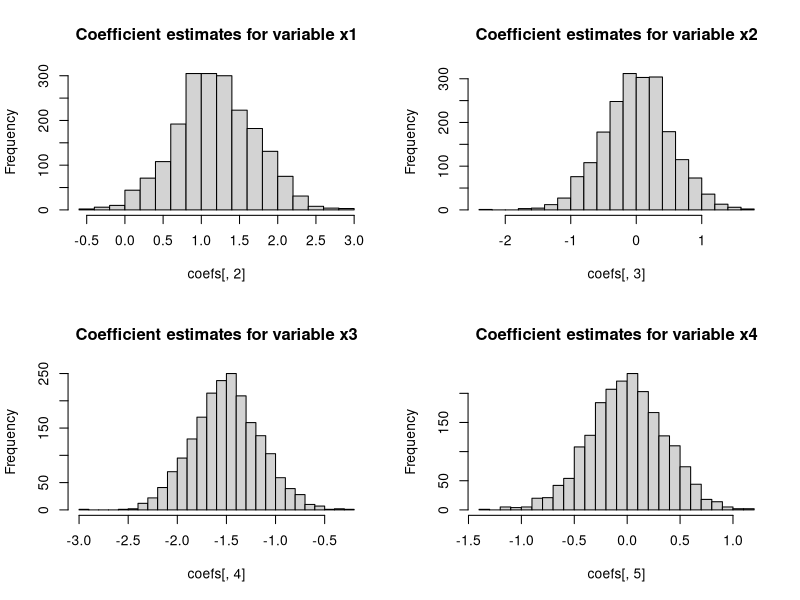
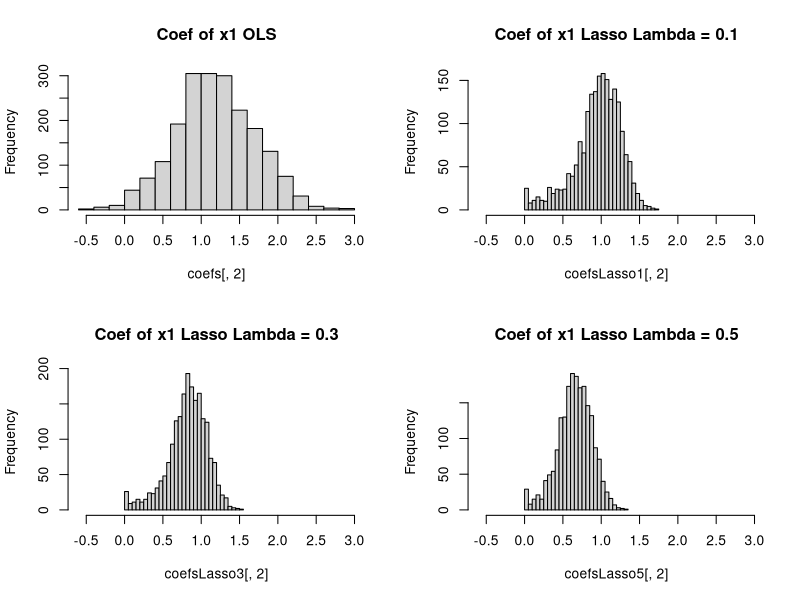
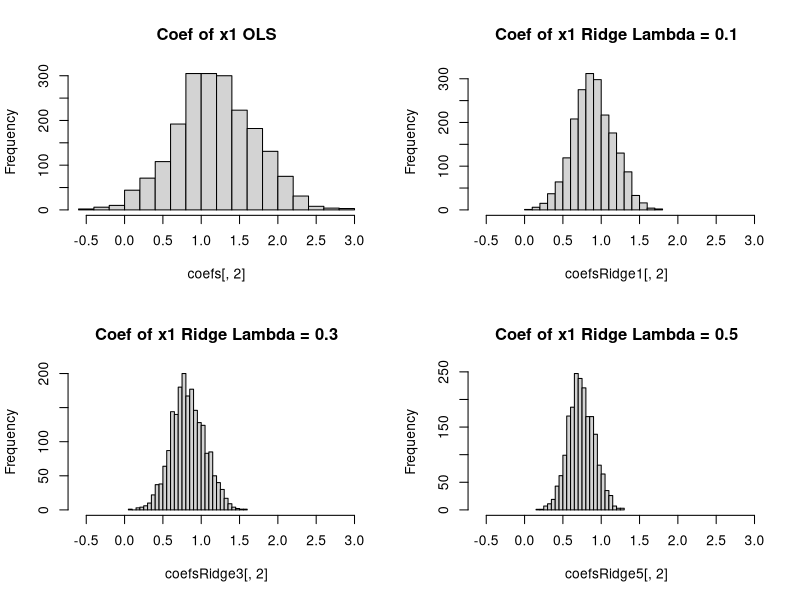
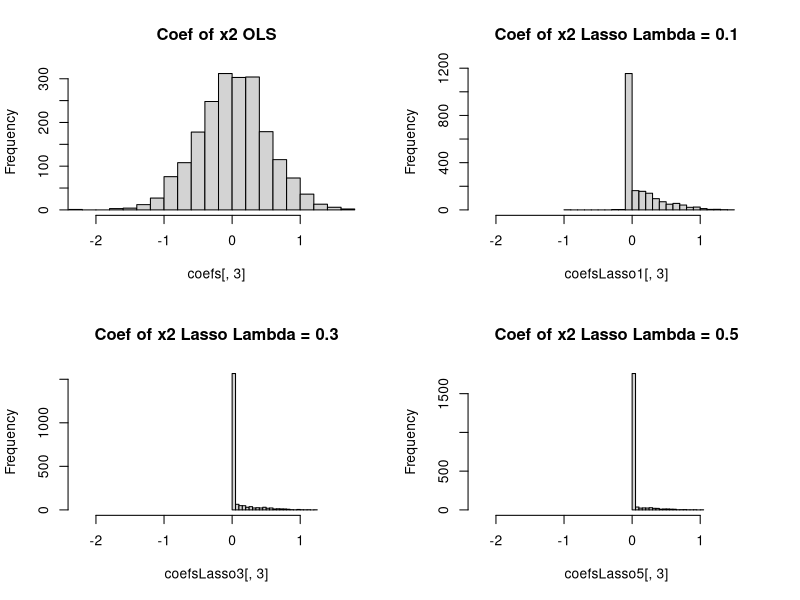
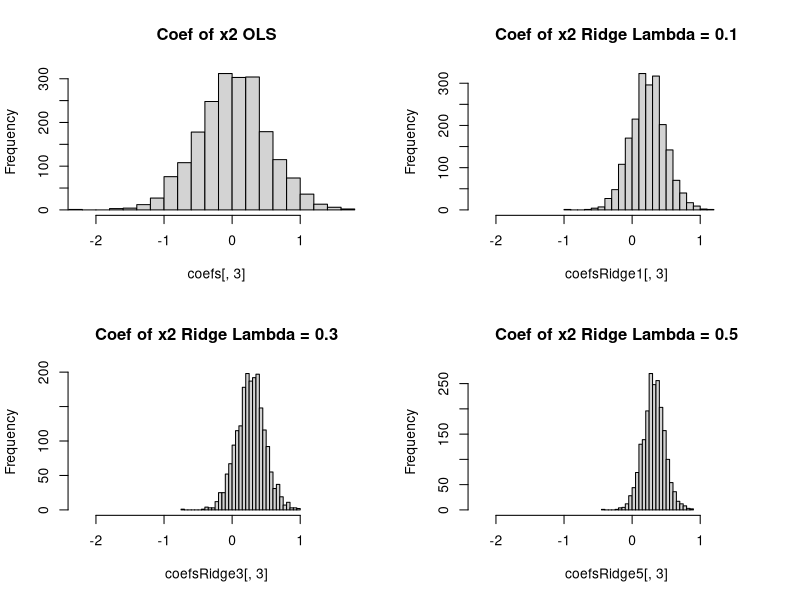
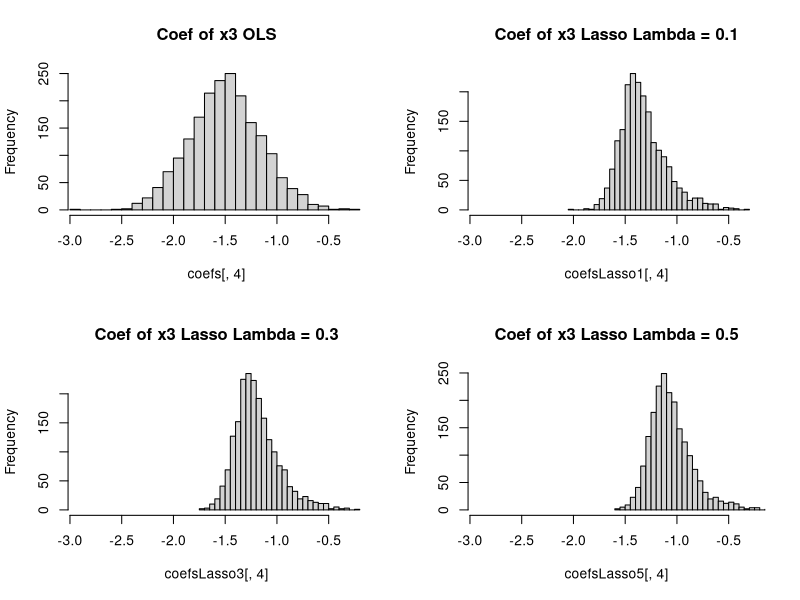
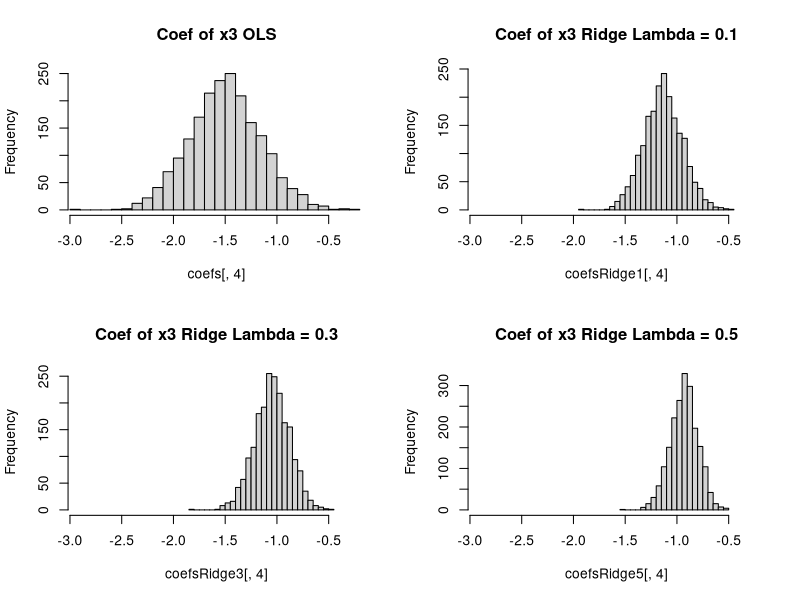
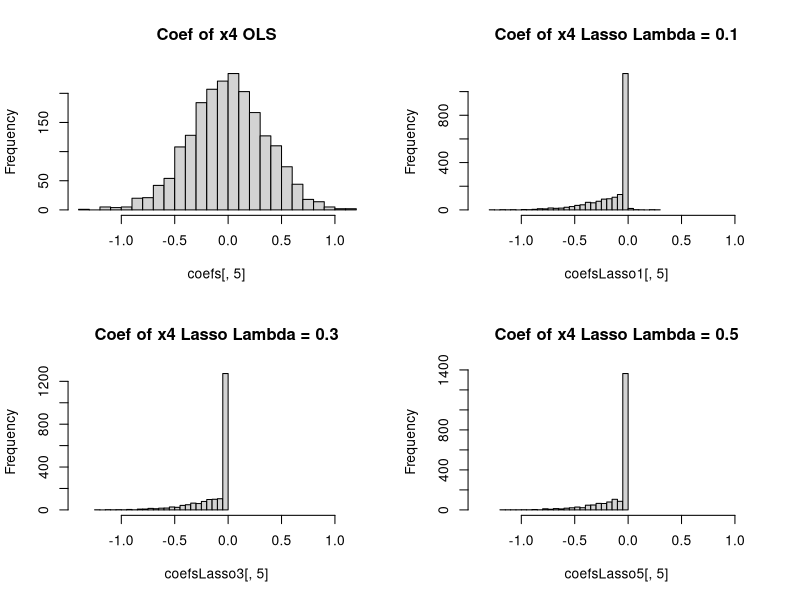

These charts were generated, in order, by the following R code:
## ---- chunk 1
knitr::opts_chunk$set(echo = TRUE)
## ---- chunk 2
set.seed(6)
x1 <- 5 * runif(10)
x2 <- 4 * runif(10)
t <- 2 * x1 + x2 + rnorm(10, sd = 2)
X <- cbind(1, x1, x2)
## ---- chunk 3
lm(t ~ x1 + x2)$coefficients
## ---- chunk 4
loss_grad <- function(w){
  (-2/(nrow(X))) * t(X) %*% t + (2/nrow(X)) * t(X) %*% X %*% w
  }
## ---- chunk 5
# do not modify. This chunk is used to check your results for grading.
loss_grad(c(0,0,0))

loss_grad(lm(t ~ x1 + x2)$coefficients) # should be a vector of ~0 values.
## ---- chunk 6
w <- c(0, 0, 0)
epsilon <- 1e-4
numeric_gradient <- matrix(0, nrow = 3)
for(i in 1:length(w)){
  # write your code
  # find the difference in the loss function between using w = c(0,0,0)
  # and the value of the loss function when using w = c(0 + epsilon, 0, 0)
  # do this for each element in w
  # numeric_gradient[i,1] <- 
  
  
  pre_change <- (1/(nrow(X))) * (t(t) %*% t - 2 * t(w) %*% t(X) %*% t + t(w) %*% t(X) %*% X %*% w)
  w[i] <- w[i] + epsilon
  post_change <- (1/(nrow(X))) * (t(t) %*% t - 2 * t(w) %*% t(X) %*% t + t(w) %*% t(X) %*% X %*% w)
  
  w[i] <- w[i] - epsilon
  
  numeric_gradient[i,1] <- post_change - pre_change

}
numeric_gradient
## ---- chunk 7
w <- c(0,0,0)
g <- 0.001

for(i in 1:100000) {
  w <- w - loss_grad(w) * g
}
w

## ---- chunk 8
library(mvtnorm)
## ---- chunk 9
set.seed(4)
sigma <- matrix(c(1,.9,.9,1), nrow = 2)
x1x2 <- rmvnorm(30, sigma = sigma)
x3x4 <- rmvnorm(30, sigma = 2 * sigma)  # x3 and x4 has larger variance than x1 and x2
X <- cbind(x1x2,x3x4) # creation of matrix X
round(cor(X), 3) # rounded for easier reading
## ---- chunk 10
error = rnorm(30, sd = 1)
true_y <- 1.2 * X[,1] - 1.5 * X[,3] # creation of true_y
y <- true_y + error
## ---- chunk 11
model <- lm(y ~ X)
coefs <- model$coefficients
coefs
## ---- chunk 12
reps <- 2000
coefs <- matrix(NA, nrow = reps, ncol = 5)  # we will store the model coefficients here

for(i in 1:reps){
  set.seed(i)
  error = rnorm(30, sd = 1)
  y <- true_y + error
  model <- lm(y ~ X)
  coefs[i,] <- model$coefficients
}
## ---- chunk 13
means <- round(colMeans(coefs), 4)
medians <- round(apply(coefs, 2, FUN = median), 4)
variances <- round(apply(coefs, 2, FUN = var), 4)
rbind(means, medians, variances)
## ---- chunk 14
par(mfrow = c(2,2))
hist(coefs[,2], breaks = 25, main = "Coefficient estimates for variable x1")
hist(coefs[,3], breaks = 25, main = "Coefficient estimates for variable x2")
hist(coefs[,4], breaks = 25, main = "Coefficient estimates for variable x3")
hist(coefs[,5], breaks = 25, main = "Coefficient estimates for variable x4")
## ---- chunk 15
library(glmnet)
set.seed(1)
error = rnorm(30, sd = 1)
y <- true_y + error
lassofit = glmnet(X, y)
# we can see lasso will push a paramter value down to 0
as.matrix(t(coef(lassofit, s = 0.5))) 

ridgefit = glmnet(X, y, alpha = 0)
as.matrix(t(coef(ridgefit, s = 0.5)))
## ---- chunk 16
reps <- 2000

# I've already made the matrices where you will store your coefficients
coefsLasso1 <- matrix(NA, nrow = reps, ncol = 5)
coefsLasso3 <- matrix(NA, nrow = reps, ncol = 5)
coefsLasso5 <- matrix(NA, nrow = reps, ncol = 5)
coefsRidge1 <- matrix(NA, nrow = reps, ncol = 5)
coefsRidge3 <- matrix(NA, nrow = reps, ncol = 5)
coefsRidge5 <- matrix(NA, nrow = reps, ncol = 5)


for(i in 1:reps){
  set.seed(i)
  error <- rnorm(30, sd = 1)
  y <- true_y + error
  modelLasso <- glmnet(X, y)
  modelRidge <- glmnet(X, y, alpha = 0)

  coefsLasso1[i, ] <- as.numeric(coef(modelLasso, s = .1))
  coefsLasso3[i, ] <- as.numeric(coef(modelLasso, s = .3))
  coefsLasso5[i, ] <- as.numeric(coef(modelLasso, s = .5))
  coefsRidge1[i, ] <- as.numeric(coef(modelRidge, s = .1))
  coefsRidge3[i, ] <- as.numeric(coef(modelRidge, s = .3))
  coefsRidge5[i, ] <- as.numeric(coef(modelRidge, s = .5))
  
}

## ---- chunk 17
# Summary tables of the Lasso coefficients
# lambda = 0.1
means <- round(colMeans(coefsLasso1), 4)
medians <- round(apply(coefsLasso1, 2, FUN = median), 4)
variances <- round(apply(coefsLasso1, 2, FUN = var), 4)
rbind(means, medians, variances)

# lambda = 0.3
means <- round(colMeans(coefsLasso3), 4)
medians <- round(apply(coefsLasso3, 2, FUN = median), 4)
variances <- round(apply(coefsLasso3, 2, FUN = var), 4)
rbind(means, medians, variances)

# lambda = 0.5
means <- round(colMeans(coefsLasso5), 4)
medians <- round(apply(coefsLasso5, 2, FUN = median), 4)
variances <- round(apply(coefsLasso5, 2, FUN = var), 4)
rbind(means, medians, variances)
## ---- chunk 18
# Summary tables for Ridge regression coefficient estimates
# lambda = 0.1
means <- round(colMeans(coefsRidge1), 4)
medians <- round(apply(coefsRidge1, 2, FUN = median), 4)
variances <- round(apply(coefsRidge1, 2, FUN = var), 4)
rbind(means, medians, variances)

# lambda = 0.3
means <- round(colMeans(coefsRidge3), 4)
medians <- round(apply(coefsRidge3, 2, FUN = median), 4)
variances <- round(apply(coefsRidge3, 2, FUN = var), 4)
rbind(means, medians, variances)

# lambda = 0.5
means <- round(colMeans(coefsRidge5), 4)
medians <- round(apply(coefsRidge5, 2, FUN = median), 4)
variances <- round(apply(coefsRidge5, 2, FUN = var), 4)
rbind(means, medians, variances)
## ---- chunk 19
par(mfrow = c(2,2))
xlimits = c(min(coefs[,2]), max(coefs[,2]))
hist(coefs[,2], breaks = 25, main = "Coef of x1 OLS", xlim = xlimits)
hist(coefsLasso1[,2], breaks = 25, main = "Coef of x1 Lasso Lambda = 0.1", xlim = xlimits)
hist(coefsLasso3[,2], breaks = 25, main = "Coef of x1 Lasso Lambda = 0.3", xlim = xlimits)
hist(coefsLasso5[,2], breaks = 25, main = "Coef of x1 Lasso Lambda = 0.5", xlim = xlimits)
hist(coefs[,2], breaks = 25, main = "Coef of x1 OLS", xlim = xlimits)
hist(coefsRidge1[,2], breaks = 25, main = "Coef of x1 Ridge Lambda = 0.1", xlim = xlimits)
hist(coefsRidge3[,2], breaks = 25, main = "Coef of x1 Ridge Lambda = 0.3", xlim = xlimits)
hist(coefsRidge5[,2], breaks = 25, main = "Coef of x1 Ridge Lambda = 0.5", xlim = xlimits)
## ---- chunk 20
par(mfrow = c(2,2))
xlimits = c(min(coefs[,3]), max(coefs[,3]))
hist(coefs[,3], breaks = 25, main = "Coef of x2 OLS", xlim = xlimits)
hist(coefsLasso1[,3], breaks = 25, main = "Coef of x2 Lasso Lambda = 0.1", xlim = xlimits)
hist(coefsLasso3[,3], breaks = 25, main = "Coef of x2 Lasso Lambda = 0.3", xlim = xlimits)
hist(coefsLasso5[,3], breaks = 25, main = "Coef of x2 Lasso Lambda = 0.5", xlim = xlimits)
hist(coefs[,3], breaks = 25, main = "Coef of x2 OLS", xlim = xlimits)
hist(coefsRidge1[,3], breaks = 25, main = "Coef of x2 Ridge Lambda = 0.1", xlim = xlimits)
hist(coefsRidge3[,3], breaks = 25, main = "Coef of x2 Ridge Lambda = 0.3", xlim = xlimits)
hist(coefsRidge5[,3], breaks = 25, main = "Coef of x2 Ridge Lambda = 0.5", xlim = xlimits)
## ---- chunk 21
par(mfrow = c(2,2))
xlimits = c(min(coefs[,4]), max(coefs[,4]))
hist(coefs[,4], breaks = 25, main = "Coef of x3 OLS", xlim = xlimits)
hist(coefsLasso1[,4], breaks = 25, main = "Coef of x3 Lasso Lambda = 0.1", xlim = xlimits)
hist(coefsLasso3[,4], breaks = 25, main = "Coef of x3 Lasso Lambda = 0.3", xlim = xlimits)
hist(coefsLasso5[,4], breaks = 25, main = "Coef of x3 Lasso Lambda = 0.5", xlim = xlimits)
hist(coefs[,4], breaks = 25, main = "Coef of x3 OLS", xlim = xlimits)
hist(coefsRidge1[,4], breaks = 25, main = "Coef of x3 Ridge Lambda = 0.1", xlim = xlimits)
hist(coefsRidge3[,4], breaks = 25, main = "Coef of x3 Ridge Lambda = 0.3", xlim = xlimits)
hist(coefsRidge5[,4], breaks = 25, main = "Coef of x3 Ridge Lambda = 0.5", xlim = xlimits)
## ---- chunk 22
par(mfrow = c(2,2))
xlimits = c(min(coefs[,5]), max(coefs[,5]))
hist(coefs[,5], breaks = 25, main = "Coef of x4 OLS", xlim = xlimits)
hist(coefsLasso1[,5], breaks = 25, main = "Coef of x4 Lasso Lambda = 0.1", xlim = xlimits)
hist(coefsLasso3[,5], breaks = 25, main = "Coef of x4 Lasso Lambda = 0.3", xlim = xlimits)
hist(coefsLasso5[,5], breaks = 25, main = "Coef of x4 Lasso Lambda = 0.5", xlim = xlimits)
hist(coefs[,5], breaks = 25, main = "Coef of x4 OLS", xlim = xlimits)
hist(coefsRidge1[,5], breaks = 25, main = "Coef of x4 Ridge Lambda = 0.1", xlim = xlimits)
hist(coefsRidge3[,5], breaks = 25, main = "Coef of x4 Ridge Lambda = 0.3", xlim = xlimits)
hist(coefsRidge5[,5], breaks = 25, main = "Coef of x4 Ridge Lambda = 0.5", xlim = xlimits)
## ---- chunk 23
set.seed(6)
x1 <- 5 * runif(10)
x2 <- 4 * runif(10)
t <- 2 * x1 + x2 + rnorm(10, sd = 2)
X <- cbind(1, x1, x2)
## ---- chunk 24
ridge_loss <- function(w, lambda){
  (1/nrow(X)) * (t(t) %*% t - 2 * t(w) %*% t(X) %*% t + t(w) %*% t(X) %*% X %*% w) + lambda * t(w) %*% w
}
## ---- chunk 25
# for grading. I got 12.11428 and 27.11428
ridge_loss(c(1,1,1), lambda = 0)
ridge_loss(c(1,1,1), lambda = 5)
## ---- chunk 26
# done for you
optim(par = c(0,0,0), ridge_loss, lambda = 0 )$par # should return the same value as OLS
optim(par = c(0,0,0), ridge_loss, lambda = 1 )$par
## ---- chunk 27
solve(t(X) %*% X + 1 * matrix(rep(1,9), nrow = 3)) %*% (t(X) %*% t)
## ---- chunk 28
ridge_loss_grad <- function(w, lambda){
  (-2/(nrow(X))) * t(X) %*% t + (2/nrow(X)) * t(X) %*% X %*% w + 2 * lambda * w
}
## ---- chunk 29
w <- c(0,0,0)
g <- 0.001

for(i in 1:100000) {
  w <- w - ridge_loss_grad(w, 1) * g
}
w
